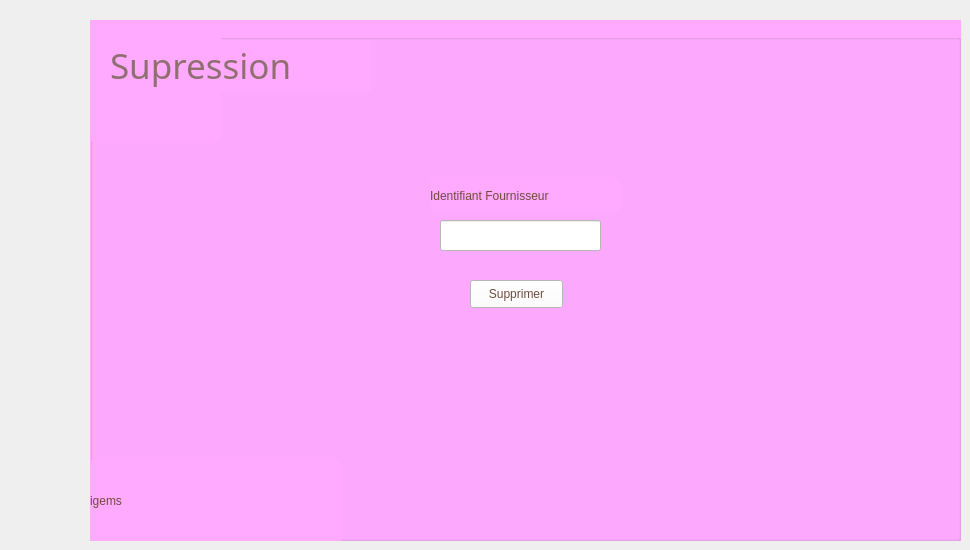
    <widget class="QWidget" name="tab_3">
     <attribute name="title">
      <string>Supprimer un Fournisseur</string>
     </attribute>
     <widget class="QGroupBox" name="groupBox_2">
      <property name="geometry">
       <rect>
        <x>90</x>
        <y>20</y>
        <width>871</width>
        <height>521</height>
       </rect>
      </property>
      <property name="styleSheet">
       <string notr="true">background-color: rgb(255, 170, 255)</string>
      </property>
      <property name="title">
       <string>supprimer</string>
      </property>
      <widget class="QLabel" name="label_7">
       <property name="geometry">
        <rect>
         <x>340</x>
         <y>160</y>
         <width>191</width>
         <height>31</height>
        </rect>
       </property>
       <property name="styleSheet">
        <string notr="true">color: rgb(110, 76, 62);
font: 12pt &quot;Andalus&quot;;</string>
       </property>
       <property name="text">
        <string>Identifiant Fournisseur</string>
       </property>
      </widget>
      <widget class="QLineEdit" name="le_id_supp">
       <property name="geometry">
        <rect>
         <x>350</x>
         <y>200</y>
         <width>161</width>
         <height>31</height>
        </rect>
       </property>
       <property name="styleSheet">
        <string notr="true">background-color: rgb(255, 255, 255);</string>
       </property>
      </widget>
      <widget class="QPushButton" name="pb_supprimer">
       <property name="geometry">
        <rect>
         <x>380</x>
         <y>260</y>
         <width>93</width>
         <height>28</height>
        </rect>
       </property>
       <property name="styleSheet">
        <string notr="true">background-color: rgb(255, 255, 255);
font: 75 10pt &quot;DIN Round Pro&quot;;
color: rgb(110, 76, 62);
</string>
       </property>
       <property name="text">
        <string>Supprimer</string>
       </property>
      </widget>
      <widget class="QLabel" name="label_17">
       <property name="geometry">
        <rect>
         <x>0</x>
         <y>0</y>
         <width>131</width>
         <height>121</height>
        </rect>
       </property>
       <property name="styleSheet">
        <string notr="true">selection-background-color: rgb(221, 216, 208);
background-color: rgb(255, 170, 255)</string>
       </property>
       <property name="text">
        <string/>
       </property>
       <property name="pixmap">
        <pixmap>../jo/image_2023-09-18_224051649-removebg-preview.png</pixmap>
       </property>
       <property name="scaledContents">
        <bool>true</bool>
       </property>
      </widget>
      <widget class="QLabel" name="label_16">
       <property name="geometry">
        <rect>
         <x>20</x>
         <y>20</y>
         <width>261</width>
         <height>51</height>
        </rect>
       </property>
       <property name="font">
        <font>
         <family>DIN Round Pro</family>
         <pointsize>26</pointsize>
         <weight>9</weight>
         <italic>false</italic>
         <bold>false</bold>
        </font>
       </property>
       <property name="styleSheet">
        <string notr="true">
font: 75 26pt &quot;DIN Round Pro&quot;;
color: rgb(144, 111, 112);</string>
       </property>
       <property name="text">
        <string>Supression</string>
       </property>
      </widget>
      <widget class="QLabel" name="label_22">
       <property name="geometry">
        <rect>
         <x>0</x>
         <y>440</y>
         <width>251</width>
         <height>81</height>
        </rect>
       </property>
       <property name="styleSheet">
        <string notr="true">font: 14pt &quot;Amsterdam Three Slant&quot;;
color: rgb(110, 76, 62);</string>
       </property>
       <property name="text">
        <string>igems</string>
       </property>
      </widget>
     </widget>
    </widget>
